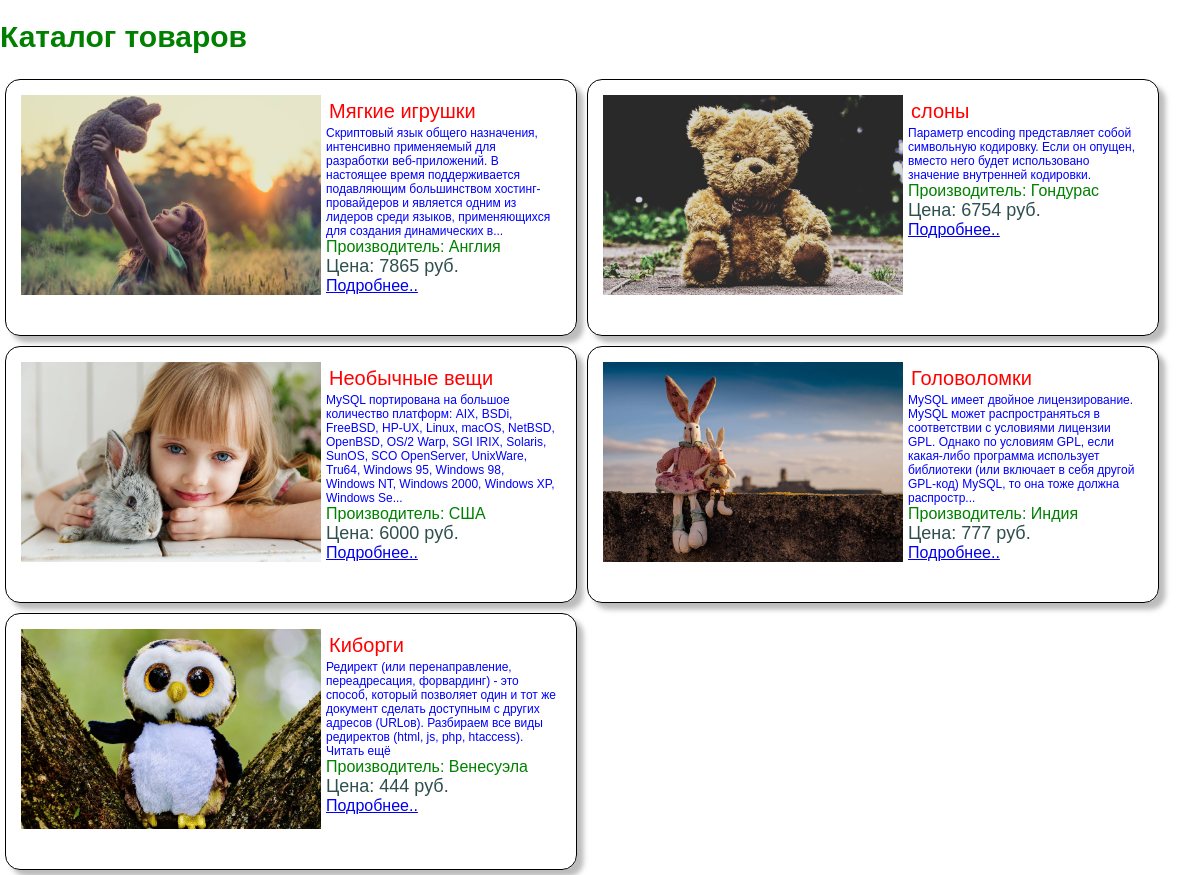
The page / on the database its author committed.
### tables this page shows
CREATE TABLE `products` (
  `id` int(11) NOT NULL,
  `name` varchar(50) NOT NULL,
  `text` text NOT NULL,
  `price` mediumint(9) NOT NULL,
  `manufacture` varchar(30) NOT NULL,
  `path` varchar(100) NOT NULL
);

### index.php (the view)
<?php
$tpl = file_get_contents('index.tpl');
require_once("config.php");
$query = "SELECT * FROM products ORDER BY price DESC";
$result = mysqli_query($connect, $query);
$show = "";
while($data = mysqli_fetch_assoc($result))
{
    ((mb_strlen($data['text'])) > 250)?($text = mb_substr($data['text'],0,250)."..."):($text = $data['text']);
    $show .= "
    <div class='item'>
    <img src='".$data['path']."' alt='' class='item_img'>
    <div class='item__wpr'>
        <div class='item__title'>".$data['name']."</div>
        <div class='item__text'>".$text."</div>
        <div class='item__manufacturer'>Производитель: ".$data['manufacture']."</div>
        <div class='item__price'>Цена: ".$data['price']." руб.</div>
        <a class='item__link' href='product.php?id=".$data['id']."'>Подробнее..</a>
    </div>
    </div>
    ";
}
$patterns = ['/{items}/'];
$replace = [$show];
echo preg_replace($patterns, $replace, $tpl);
?>

### style.css (style rules this page uses)
body { margin: 0; padding: 0; font-family: Arial, Helvetica, sans-serif; }
.container { margin: 0 auto; width: 1200px; }
.title { color:green; font-size: 30px; }
.wpr { display: flex; flex-wrap: wrap; }
.item { border: 1px solid #000; border-radius: 15px; padding: 15px; display: flex; width: 45%; margin: 5px; box-shadow: 0.4em 0.4em 5px rgba(122,122,122,0.5); }
.item__wpr { padding: 5px; height: 215px; width: 50%; }
.item_img { width: 300px; height: 200px; }
.item__title { font-size: 20px; color:red; padding: 3px; padding-top: 0; }
.item__text { color:blue; font-size: 12px; }
.item__manufacturer { color: green; font-size: 16px; }
.item__price { color:darkslategrey; font-size: 18px; }

### rows shown on the page
products: path (picture), name "Мягкие игрушки", text "Скриптовый язык общего назначения, интенсивно применяемый для разработки веб-приложений. В настоящее время поддерживается подавляющим большинством хостинг-провайдеров и является одним из лидеров среди языков, применяющихся для создания динамических в...", manufacture "Англия", price "7865"
products: path (picture), name "слоны", text "Параметр encoding представляет собой символьную кодировку. Если он опущен, вместо него будет использовано значение внутренней кодировки.", manufacture "Гондурас", price "6754"
products: path (picture), name "Необычные вещи", text "MySQL портирована на большое количество платформ: AIX, BSDi, FreeBSD, HP-UX, Linux, macOS, NetBSD, OpenBSD, OS/2 Warp, SGI IRIX, Solaris, SunOS, SCO OpenServer, UnixWare, Tru64, Windows 95, Windows 98, Windows NT, Windows 2000, Windows XP, Windows Se...", manufacture "США", price "6000"
products: path (picture), name "Головоломки", text "MySQL имеет двойное лицензирование. MySQL может распространяться в соответствии с условиями лицензии GPL. Однако по условиям GPL, если какая-либо программа использует библиотеки (или включает в себя другой GPL-код) MySQL, то она тоже должна распростр...", manufacture "Индия", price "777"
products: path (picture), name "Киборги", text "Редирект (или перенаправление, переадресация, форвардинг) - это способ, который позволяет один и тот же документ сделать доступным с других адресов (URLов). Разбираем все виды редиректов (html, js, php, htaccess). Читать ещё", manufacture "Венесуэла", price "444"

### other values the page prints
preg_replace($patterns, $replace, $tpl) "Каталог товаров"
